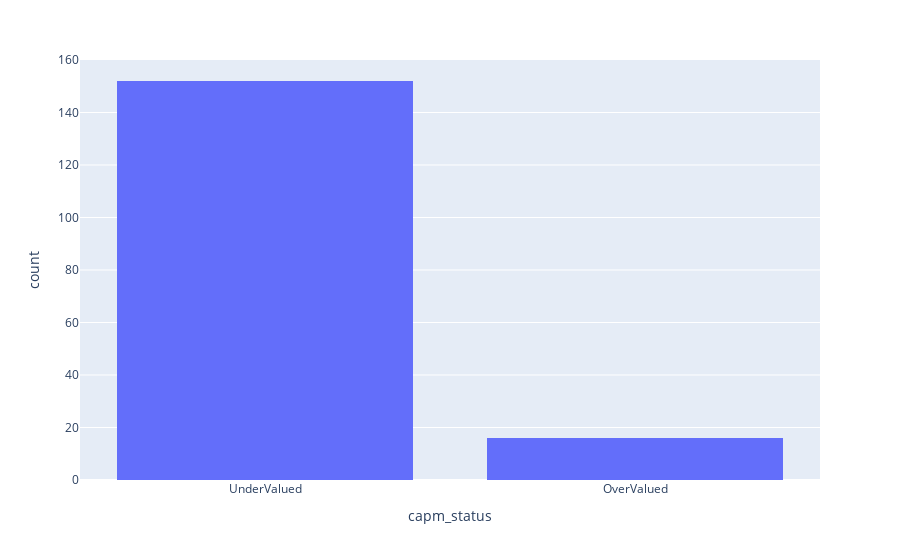

Here is the notebook cell this chart was saved with:
### Code cell
fig = px.histogram(new_df, x="capm_status")
fig.show()

### Figure 1 — Plotly figure (JSON) as saved in the notebook; plotly's stock layout.template omitted (floating-point values rounded to 4 significant figures; data arrays with more than 128 entries replaced by an {"elided": "..."} marker saying what was removed)
{"data": [{"alignmentgroup": "True", "bingroup": "x", "hovertemplate": "capm_status=%{x}<br>count=%{y}<extra></extra>", "legendgroup": "", "marker": {"color": "#636efa", "pattern": {"shape": ""}}, "name": "", "offsetgroup": "", "orientation": "v", "showlegend": false, "type": "histogram", "x": {"elided": "168 str values"}, "xaxis": "x", "yaxis": "y"}], "layout": {"barmode": "relative", "legend": {"tracegroupgap": 0}, "margin": {"t": 60}, "xaxis": {"anchor": "y", "domain": [0, 1], "title": {"text": "capm_status"}}, "yaxis": {"anchor": "x", "domain": [0, 1], "title": {"text": "count"}}}}
